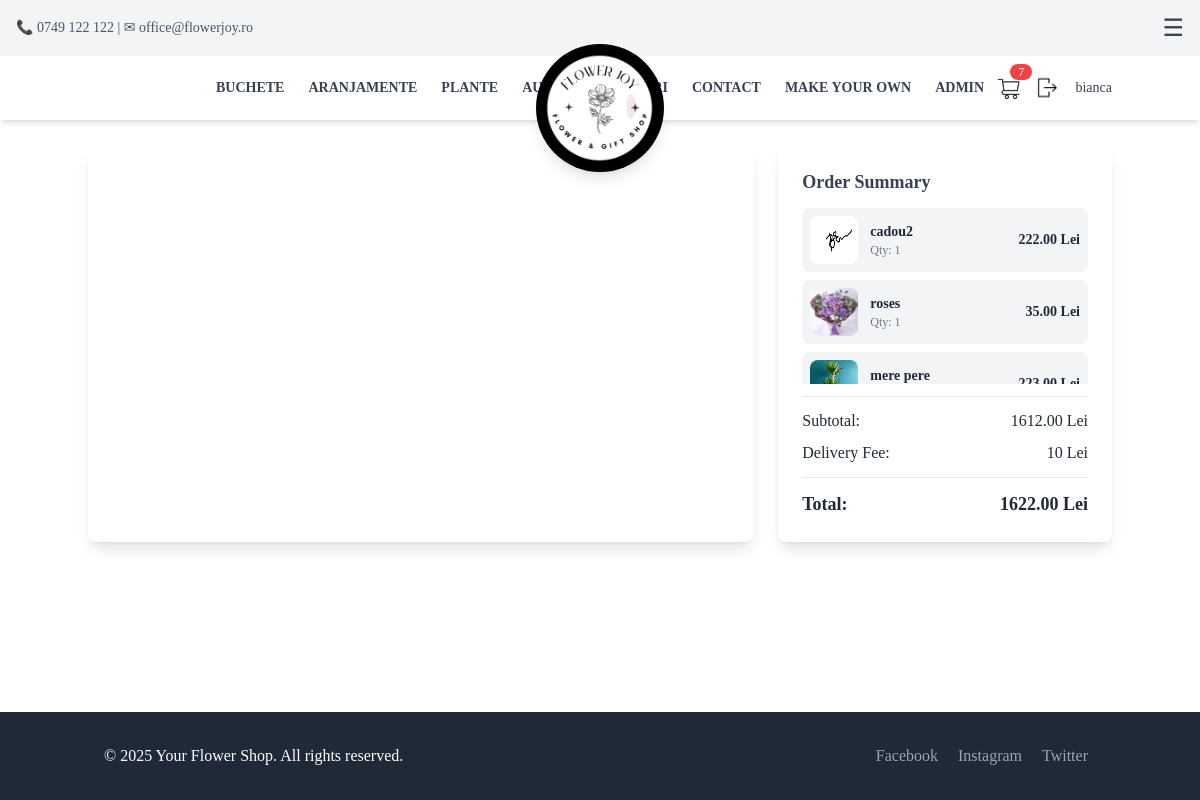
/checkout/ (signed in), run on an earlier commit of the app's database.
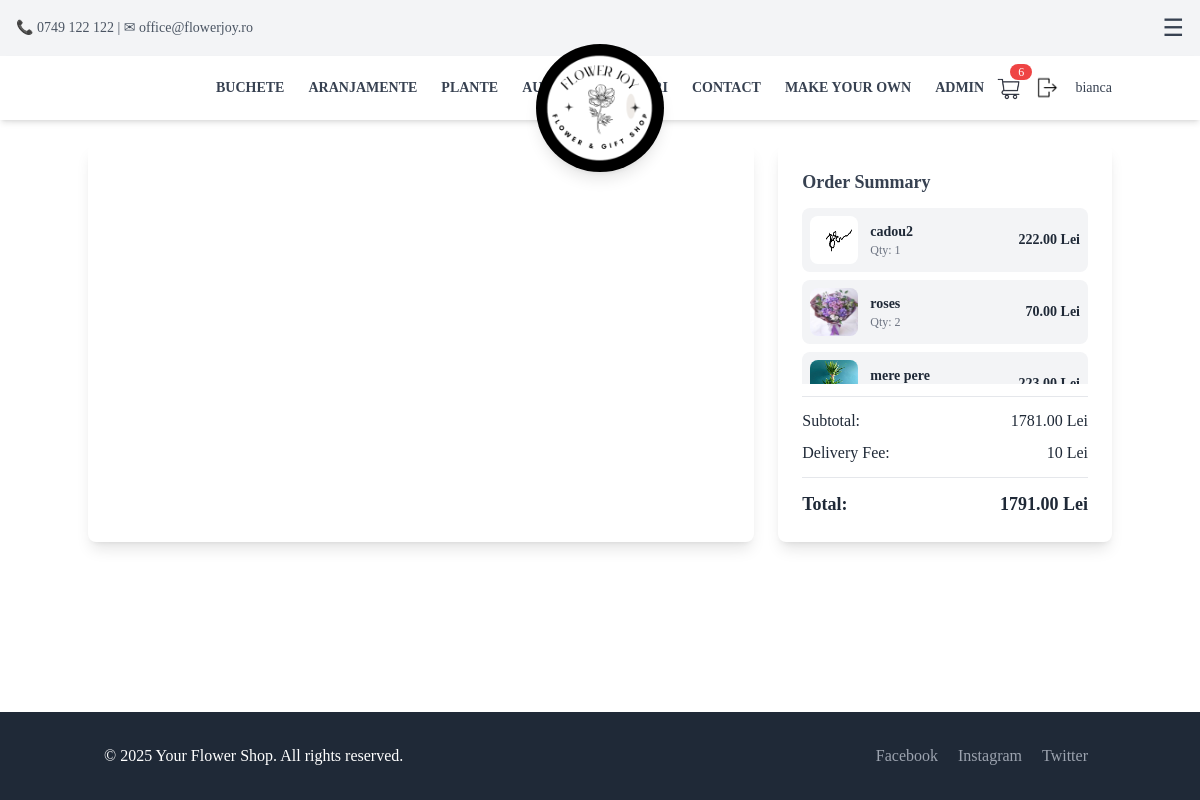
And on a later commit of the database.
### App/models.py (models this page shows, shortened)
class CartItem(models.Model):
    user = models.ForeignKey(User, on_delete=models.CASCADE, null=True, blank=True)
    session_id = models.CharField(max_length=255, null=True, blank=True) # Store session ID for anonymous users
    product = models.ForeignKey(Product, on_delete=models.CASCADE)
    quantity = models.PositiveIntegerField(default=1)
    def total_price(self):
        return self.product.price * self.quantity

class Product(models.Model):
    name = models.CharField(max_length=100, null=False, blank=False)
    description = models.TextField()
    category = models.CharField(
        max_length=100,
        choices=[
            ("buchete", "buchete"),
            ("plante", "plante"),
            ("aranjamente", "aranjamente"),
            ("Accessories", "Accessories"),
            ("Gifts", "Gifts"),
            ("CustomBouquet", "CustomBouquet"),
        ],
        default="General"
    )
    price = models.DecimalField(max_digits=10, decimal_places=2, null=False, blank=False)
    image = models.ImageField(upload_to="Pictures/", null=False, blank=False)
    created_at = models.DateTimeField(auto_now_add=True, null=False, blank=False)
    is_custom = models.BooleanField(default=False)
    in_store = models.BooleanField(default=False)
    auction_manual = models.BooleanField(default=False)
    auction_start_time = models.DateTimeField(null=True, blank=True)
    auction_floor_price = models.DecimalField(max_digits=10, decimal_places=2, default=10)
    auction_interval_minutes = models.PositiveIntegerField(default=60)
    auction_drop_amount = models.DecimalField(max_digits=6, decimal_places=2, default=5)
    before_auction_price = models.DecimalField(max_digits=10, decimal_places=2, null=False, blank=False, default=0.00)  # Store the price before auction
    bid_submited = models.BooleanField(default=False)  # Track if a bid has been submitted
    number_of_purcheses = models.PositiveIntegerField(default=0)  # Track the number of purchases

### App/views.py (the view, shortened to what this page needs)
# urls.py: path("checkout/", checkout, name="checkout"),
@login_required
def checkout(request):
    user = request.user if request.user.is_authenticated else None
    session_id = request.session.session_key or request.session.create()
    cart_items = CartItem.objects.filter(user=user) if user else CartItem.objects.filter(session_id=session_id)
    subtotal = sum(item.total_price() for item in cart_items)
    delivery_fee = 10  # Example delivery fee
    total_price = subtotal + delivery_fee
    return render(request, "checkout.html", {
        'stripe_public_key': settings.STRIPE_PUBLIC_KEY,
        "cart_items": cart_items,
        "subtotal": subtotal,
        "delivery_fee": delivery_fee,
        "total_price": total_price,
    })

### App/templates/partials/checkout.html (shortened to what this page needs)
{% extends 'base.html' %}
{% block content %}
<div class="container mx-auto flex flex-col lg:flex-row gap-6 mt-20 py-16">
    <div class="w-full lg:w-2/3 bg-white shadow-lg rounded-lg p-6 relative" id="checkout-section-container">
    </div>
  <div class="w-full lg:w-1/3 bg-white shadow-lg rounded-lg p-6">
    <h3 class="text-lg font-bold text-gray-700">Order Summary</h3>
    <div class="max-h-44 overflow-y-auto space-y-2 mt-3">
      {% for item in cart_items %}
      <div class="flex items-center justify-between bg-gray-100 p-2 rounded-lg">
        <div class="flex items-center gap-3">
          <img src="{{ item.product.image.url }}" alt="{{ item.product.name }}" class="w-12 h-12 rounded-lg">
          <div>
            <p class="text-sm font-semibold">{{ item.product.name }}</p>
            <p class="text-xs text-gray-500">Qty: {{ item.quantity }}</p>
          </div>
        </div>
        <p class="text-sm font-semibold">{{ item.total_price }} Lei</p>
      </div>
      {% endfor %}
    </div>
    <hr class="my-3">
    <div class="flex justify-between mt-2">
      <p>Subtotal:</p>
      <p>{{ subtotal }} Lei</p>
    </div>
    <div class="flex justify-between mt-2">
      <p>Delivery Fee:</p>
      <p>{{ delivery_fee }} Lei</p>
    </div>
    <hr class="my-3">
    <div class="flex justify-between text-lg font-semibold">
      <p>Total:</p>
      <p>{{ total_price }} Lei</p>
    </div>
  </div>
</div>
{% endblock %}

What changed in the data, as far as the page shows it:
changed CartItem "roses": quantity "1" → "2"; total_price "35.00" → "70.00"
Also different on the page:
{{ cart_count }}: "7" → "6"
{{ subtotal }}: "1612.00" → "1781.00"
{{ total_price }}: "1622.00" → "1791.00"
